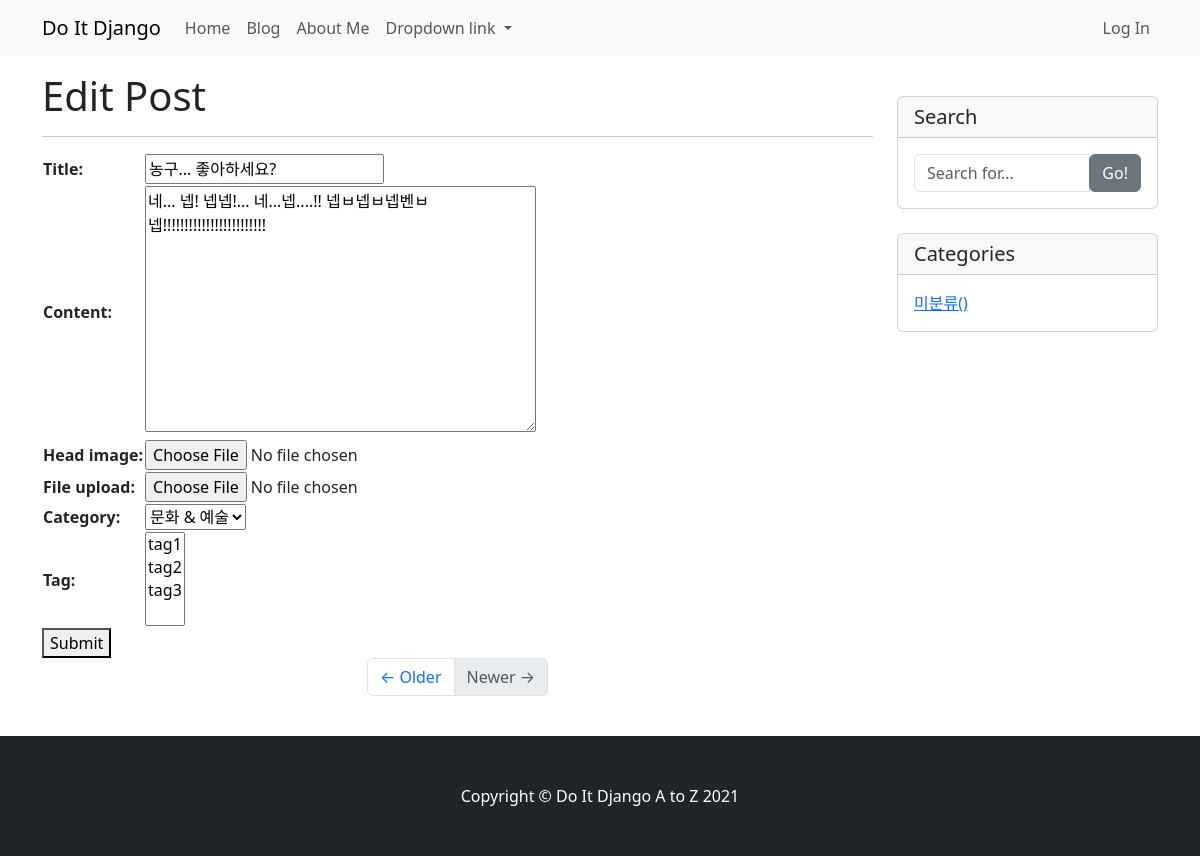
/blog/update_post/4 (signed in), run on the app's committed database.
### blog/models.py (models this page shows, shortened)
class Post(models.Model):
    title = models.CharField(max_length=30)
    content = models.TextField()
    head_image = models.ImageField(upload_to='blog/images/%Y/%m/%d/', blank=True)
    file_upload = models.FileField(upload_to='blog/files/%Y/%m/%d/', blank=True)
    created_at = models.DateTimeField(auto_now_add=True)
    update_at = models.DateTimeField(auto_now=True)
    author = models.ForeignKey(User, null=True, on_delete=models.SET_NULL)
    category = models.ForeignKey(Category, null=True, blank=True, on_delete=models.SET_NULL)
    tag = models.ManyToManyField(Tag, blank=True)

### blog/views.py (the view)
# urls.py: path('update_post/<int:pk>', views.PostUpdate.as_view()),
class PostUpdate(LoginRequiredMixin, UpdateView):
    model = Post
    fields = ['title', 'content', 'head_image', 'file_upload', 'category', 'tag']
    template_name = 'blog/post_update_form.html'
    def dispatch(self, request, *args, **kwargs):
        if request.user.is_authenticated and request.user == self.get_object().author:
            return super(PostUpdate, self).dispatch(request, *args, **kwargs)
        else:
            raise PermissionDenied

### blog/models.py (called while the page is built)
    def __str__(self):
        return self.name

    def __str__(self):
        return self.name

### blog/templates/blog/post_update_form.html (shortened to what this page needs)
{% extends 'blog/base.html' %}
{% block main_area %}
<h1> Edit Post</h1>
<hr>
<form method="post" ectype="multipart/form-data">
    <table>
        {{ form }}
    </table>
    <button type="submit"> Submit </button>
</form>
{% endblock %}

### data on the page
Post: title "농구... 좋아하세요?", content "네... 넵! 넵넵!... 네...넵....!! 넵ㅂ넵ㅂ넵벤ㅂ넵!!!!!!!!!!!!!!!!!!!!!!!!", category "문화 & 예술"
